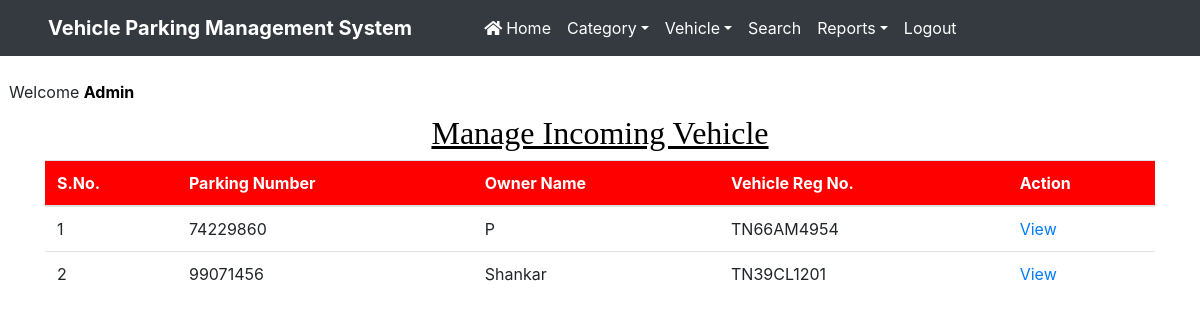
The page /manage_incomingvehicle (signed in) on the database its author committed.
### vehicle/models.py (models this page shows, shortened)
class Vehicle(models.Model):
    id = models.BigAutoField(primary_key=True)
    parkingnumber = models.CharField(max_length=20)
    category = models.ForeignKey(Category, on_delete=models.CASCADE)
    vehiclecompany = models.CharField(max_length=50)
    regno = models.CharField(max_length=10)
    ownername = models.CharField(max_length=50)
    ownercontact = models.CharField(max_length=15)
    pdate = models.DateField()
    intime = models.CharField(max_length=50)
    outtime = models.CharField(max_length=50)
    parkingcharge = models.CharField(max_length=50)
    remark = models.CharField(max_length=500)
    status = models.CharField(max_length=20)

### vehicle/views.py (the view)
# urls.py: path('manage_incomingvehicle',manage_incomingvehicle,name='manage_incomingvehicle'),
def manage_incomingvehicle(request):
    if not request.user.is_authenticated:
        return redirect('admin_login')
    vehicle = Vehicle.objects.filter(status="In")
    d = {'vehicle':vehicle}
    return render(request, 'manage_incomingvehicle.html', d)

### vehicle/templates/manage_incomingvehicle.html (shortened to what this page needs)
{% load static %}
<html>
<head>
{% include 'headeradmin.html' %}
  <link rel = stylesheet href="https://cdn.datatables.net/1.10.20/css/jquery.dataTables.min.css">
<link rel = stylesheet href="https://cdn.datatables.net/buttons/1.6.1/css/buttons.dataTables.min.css">
</head>
<body>
{% include 'nav2admin.html' %}
<br> &nbsp;&nbsp;Welcome <b style = 'text-transform : capitalize ; color : black'>{{request.user.username}}</b>
<div class="container" style = "margin-top:10px">
<h2 class="text-center" style = "font-family : Times New Roman; color : black"><u>Manage Incoming Vehicle</u></h2>
<table class='table table-hover' id = "example">
<thead style = 'background-color : red ; color : white'>
<tr>
<th>S.No.</th>
<th>Parking Number</th>
<th>Owner Name</th>
<th>Vehicle Reg No.</th>
<th>Action</th>
</tr>
</thead>
<tbody>
  {% for i in vehicle %}
<tr>
<td>{{forloop.counter}}</td>
<td>{{i.parkingnumber}}</td>
<td>{{i.ownername}}</td>
<td>{{i.regno}}</td>
<td><a href="{% url 'view_incomingdetail' i.id %}" >View</a></td>
</tr>
{% endfor %}
</tbody>
</table>
</div>
</body>
</html>

### vehicle/static/css/mystyle.css (style rules this page uses)
html { scroll-behavior:smooth; }

### rows shown on the page
Vehicle: parkingnumber "74229860", ownername "P", regno "TN66AM4954"
Vehicle: parkingnumber "99071456", ownername "Shankar", regno "TN39CL1201"

### other values the page prints
{{ request.user.username }} "Admin"
